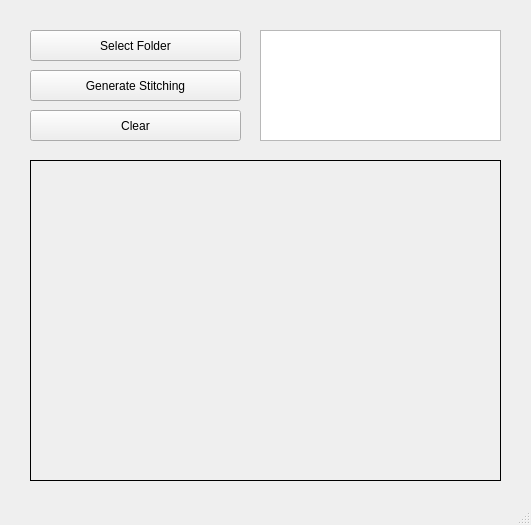
<?xml version="1.0" encoding="UTF-8"?>
<ui version="4.0">
 <class>MainWindow</class>
 <widget class="QMainWindow" name="MainWindow">
  <property name="geometry">
   <rect>
    <x>0</x>
    <y>0</y>
    <width>531</width>
    <height>525</height>
   </rect>
  </property>
  <property name="windowTitle">
   <string>MainWindow</string>
  </property>
  <widget class="QWidget" name="centralwidget">
   <widget class="QPushButton" name="selectFolder">
    <property name="geometry">
     <rect>
      <x>30</x>
      <y>30</y>
      <width>211</width>
      <height>31</height>
     </rect>
    </property>
    <property name="text">
     <string>Select Folder</string>
    </property>
   </widget>
   <widget class="QListWidget" name="listWidget">
    <property name="geometry">
     <rect>
      <x>260</x>
      <y>30</y>
      <width>241</width>
      <height>111</height>
     </rect>
    </property>
   </widget>
   <widget class="QPushButton" name="stitchBtn">
    <property name="geometry">
     <rect>
      <x>30</x>
      <y>70</y>
      <width>211</width>
      <height>31</height>
     </rect>
    </property>
    <property name="text">
     <string>Generate Stitching</string>
    </property>
   </widget>
   <widget class="QLabel" name="result">
    <property name="geometry">
     <rect>
      <x>30</x>
      <y>160</y>
      <width>471</width>
      <height>321</height>
     </rect>
    </property>
    <property name="frameShape">
     <enum>QFrame::Box</enum>
    </property>
    <property name="text">
     <string/>
    </property>
   </widget>
   <widget class="QPushButton" name="ClearBtn">
    <property name="geometry">
     <rect>
      <x>30</x>
      <y>110</y>
      <width>211</width>
      <height>31</height>
     </rect>
    </property>
    <property name="text">
     <string>Clear</string>
    </property>
   </widget>
  </widget>
  <widget class="QMenuBar" name="menubar">
   <property name="geometry">
    <rect>
     <x>0</x>
     <y>0</y>
     <width>531</width>
     <height>21</height>
    </rect>
   </property>
  </widget>
  <widget class="QStatusBar" name="statusbar"/>
 </widget>
 <resources/>
 <connections/>
</ui>
